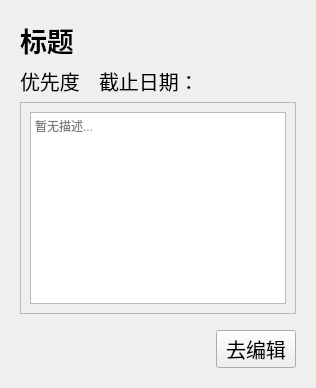
         <widget class="QWidget" name="to_do_List_Page">
          <layout class="QVBoxLayout" name="verticalLayout">
           <item>
            <widget class="QWidget" name="widget" native="true">
             <layout class="QVBoxLayout" name="verticalLayout_29">
              <item>
               <layout class="QVBoxLayout" name="verticalLayout_5">
                <item>
                 <widget class="QLabel" name="label_S_Title">
                  <property name="font">
                   <font>
                    <pointsize>20</pointsize>
                    <bold>true</bold>
                   </font>
                  </property>
                  <property name="text">
                   <string>标题</string>
                  </property>
                  <property name="alignment">
                   <set>Qt::AlignmentFlag::AlignLeading|Qt::AlignmentFlag::AlignLeft|Qt::AlignmentFlag::AlignVCenter</set>
                  </property>
                  <property name="margin">
                   <number>5</number>
                  </property>
                  <property name="indent">
                   <number>-1</number>
                  </property>
                 </widget>
                </item>
                <item>
                 <layout class="QHBoxLayout" name="horizontalLayout_12">
                  <item>
                   <widget class="QLabel" name="label_S_Priority">
                    <property name="font">
                     <font>
                      <pointsize>15</pointsize>
                     </font>
                    </property>
                    <property name="text">
                     <string>优先度</string>
                    </property>
                    <property name="scaledContents">
                     <bool>false</bool>
                    </property>
                    <property name="margin">
                     <number>10</number>
                    </property>
                   </widget>
                  </item>
                  <item>
                   <widget class="QLabel" name="label_5">
                    <property name="minimumSize">
                     <size>
                      <width>0</width>
                      <height>0</height>
                     </size>
                    </property>
                    <property name="text">
                     <string/>
                    </property>
                   </widget>
                  </item>
                  <item>
                   <widget class="QLabel" name="label_S_DeadLine">
                    <property name="font">
                     <font>
                      <pointsize>15</pointsize>
                     </font>
                    </property>
                    <property name="text">
                     <string>截止日期：</string>
                    </property>
                    <property name="alignment">
                     <set>Qt::AlignmentFlag::AlignLeading|Qt::AlignmentFlag::AlignLeft|Qt::AlignmentFlag::AlignVCenter</set>
                    </property>
                   </widget>
                  </item>
                  <item>
                   <spacer name="horizontalSpacer_4">
                    <property name="orientation">
                     <enum>Qt::Orientation::Horizontal</enum>
                    </property>
                    <property name="sizeHint" stdset="0">
                     <size>
                      <width>40</width>
                      <height>20</height>
                     </size>
                    </property>
                   </spacer>
                  </item>
                 </layout>
                </item>
                <item>
                 <widget class="QFrame" name="td_S_Frame">
                  <property name="frameShape">
                   <enum>QFrame::Shape::StyledPanel</enum>
                  </property>
                  <property name="frameShadow">
                   <enum>QFrame::Shadow::Raised</enum>
                  </property>
                  <layout class="QVBoxLayout" name="verticalLayout_3">
                   <item>
                    <widget class="QTextEdit" name="input_S_Description">
                     <property name="placeholderText">
                      <string>暂无描述...</string>
                     </property>
                    </widget>
                   </item>
                  </layout>
                 </widget>
                </item>
                <item>
                 <layout class="QHBoxLayout" name="horizontalLayout">
                  <property name="topMargin">
                   <number>10</number>
                  </property>
                  <item>
                   <spacer name="horizontalSpacer_5">
                    <property name="orientation">
                     <enum>Qt::Orientation::Horizontal</enum>
                    </property>
                    <property name="sizeHint" stdset="0">
                     <size>
                      <width>40</width>
                      <height>20</height>
                     </size>
                    </property>
                   </spacer>
                  </item>
                  <item>
                   <widget class="QPushButton" name="btnEdit">
                    <property name="sizePolicy">
                     <sizepolicy hsizetype="Minimum" vsizetype="Preferred">
                      <horstretch>0</horstretch>
                      <verstretch>0</verstretch>
                     </sizepolicy>
                    </property>
                    <property name="font">
                     <font>
                      <pointsize>15</pointsize>
                     </font>
                    </property>
                    <property name="text">
                     <string>去编辑</string>
                    </property>
                   </widget>
                  </item>
                 </layout>
                </item>
               </layout>
              </item>
             </layout>
            </widget>
           </item>
          </layout>
         </widget>
